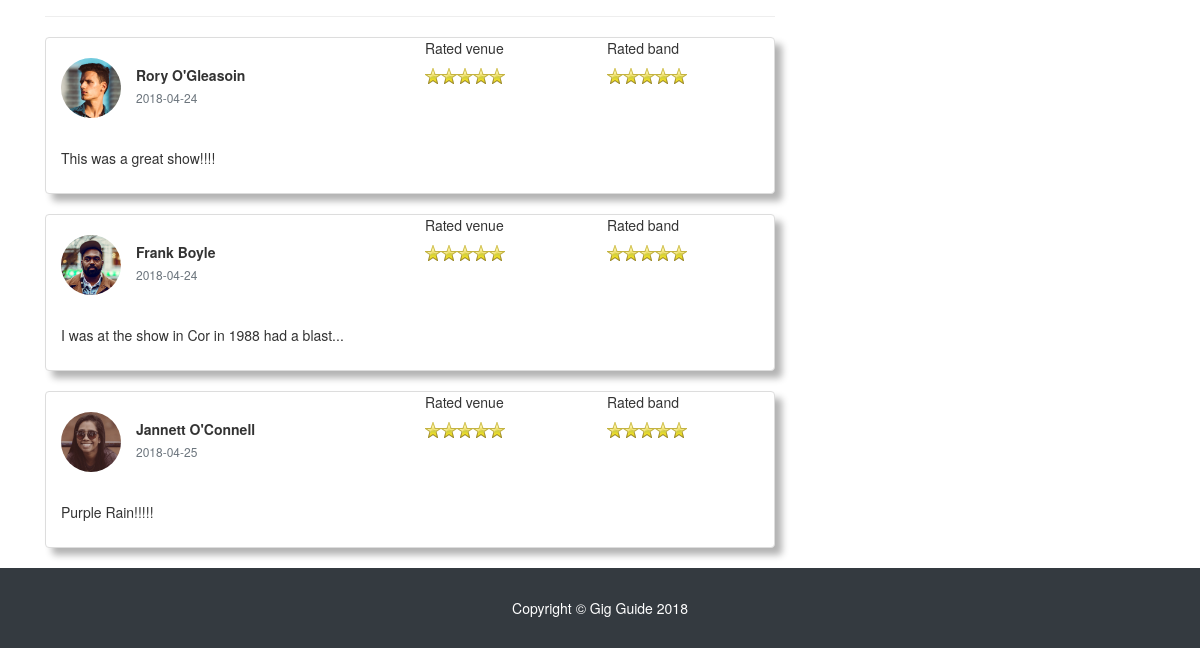
The page /singleEvent.php?id=3 (lower part) on the database as committed earlier.
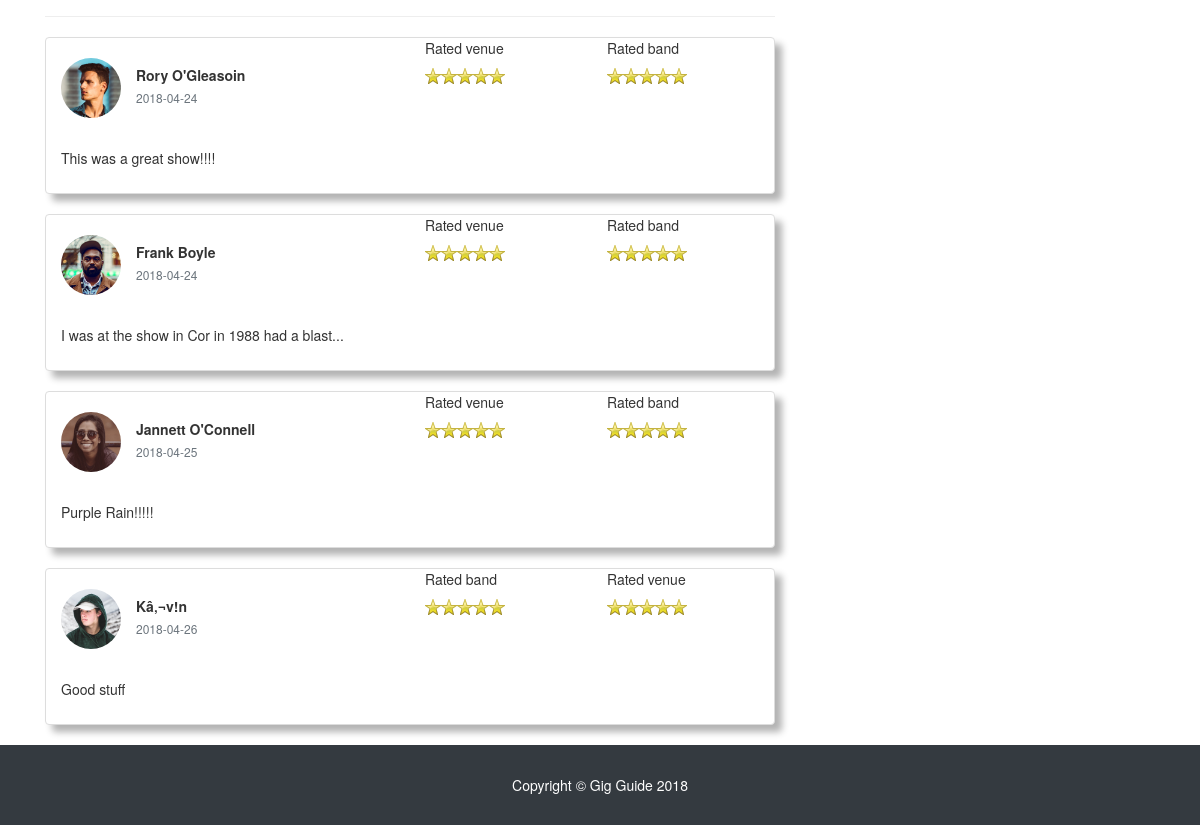
The same page on the database as committed later.
### tables this page shows
CREATE TABLE IF NOT EXISTS `ratings` (
  `rating` double DEFAULT NULL,
  `id` int(11) DEFAULT NULL,
  `userId` int(11) DEFAULT NULL,
  `eventId` int(11) DEFAULT NULL,
  KEY `id` (`id`),
  KEY `userId` (`userId`),
  KEY `eventId` (`eventId`),
  CONSTRAINT `FK_ratings_event` FOREIGN KEY (`eventId`) REFERENCES `event` (`id`) ON DELETE NO ACTION ON UPDATE NO ACTION,
  CONSTRAINT `FK_ratings_users` FOREIGN KEY (`userId`) REFERENCES `users` (`id`) ON DELETE NO ACTION ON UPDATE NO ACTION,
  CONSTRAINT `FK_ratings_usertype` FOREIGN KEY (`id`) REFERENCES `usertype` (`id`) ON DELETE NO ACTION ON UPDATE NO ACTION
);

CREATE TABLE IF NOT EXISTS `usertype` (
  `id` int(11) DEFAULT NULL,
  `type` varchar(50) DEFAULT NULL,
  UNIQUE KEY `id` (`id`),
  CONSTRAINT `FK_usertype_users` FOREIGN KEY (`id`) REFERENCES `users` (`id`) ON DELETE CASCADE ON UPDATE CASCADE
);

CREATE TABLE IF NOT EXISTS `customer` (
  `id` int(11) NOT NULL,
  `bio` longtext,
  `name` varchar(50) DEFAULT NULL,
  `image` varchar(200) DEFAULT NULL,
  PRIMARY KEY (`id`),
  CONSTRAINT `FK_customer_users` FOREIGN KEY (`id`) REFERENCES `users` (`id`) ON DELETE CASCADE ON UPDATE CASCADE
);

CREATE TABLE IF NOT EXISTS `comments` (
  `eventId` int(11) DEFAULT NULL,
  `userId` int(11) DEFAULT NULL,
  `comment` longtext,
  `date` date DEFAULT NULL,
  KEY `FK_comments_event` (`eventId`),
  KEY `FK_comments_event_2` (`userId`),
  CONSTRAINT `FK_comments_event` FOREIGN KEY (`eventId`) REFERENCES `event` (`id`) ON DELETE NO ACTION ON UPDATE NO ACTION,
  CONSTRAINT `FK_comments_event_2` FOREIGN KEY (`userId`) REFERENCES `users` (`id`) ON DELETE NO ACTION ON UPDATE NO ACTION
);

### singleEvent.php (called while the page is built, shortened)
<?php
include 'partials/header.php';
include 'partials/eventView.php';
  include 'partials/commentView.php';
include 'partials/footer.php';

### partials/commentView.php (the view)
<?php
$query = "SELECT customer.id as custId,customer.image,customer.name,event.id, comments.comment,comments.date FROM customer "
        . "INNER JOIN comments ON customer.id = comments.userId "
        . "inner join event on event.id = comments.eventId "
        . "where event.id = $eventId;";
$result = mysqli_query($conn, $query) or die(mysqli_error($conn));
while ($row = $result->fetch_assoc()) {
    $name = $row['name'];
    $image = $row['image'];
    $comment = $row['comment'];
    $date = $row['date'];
    $custId = $row['custId'];
    $query1 = "SELECT ratings.rating, usertype.type from ratings "
            . "inner join usertype on ratings.id = usertype.id "
            . "where ratings.eventId = $eventId and ratings.userId = $custId;";
    $result1 = mysqli_query($conn, $query1) or die(mysqli_error($conn));
    ?>
    <div class="col-lg-8">
        <div class="panel panel-white post panel-shadow">
            <?php
            while ($row2 = $result1->fetch_assoc()) {
                $type = $row2['type'];
                $rating = $row2['rating'];
                ?>
                <div class="comment-rating col-xs-3 pull-right">
                    <p>Rated <?php echo $type ?> </p> <span class="stars"><?php echo $rating ?></span>
                </div>
            <?php } ?>
            <div class="post-heading">
                <div class="pull-left image">
                    <img src="<?php echo $image ?>" class="img-circle avatar" alt="user profile image" >
                </div>
                <div class="pull-left meta">
                    <div class="title h5">
                        <b><?php echo $name ?></b>
                    </div>
                    <h6 class="text-muted time"><?php echo $date ?></h6>
                </div>
            </div>
            <div class="post-description">
                <p><?php echo $comment ?></p>
            </div>
        </div>
    </div>
    <?php
}

Rows that differ between the two databases and show on the page:
now on this page (row edited): customer: image (picture), name "Kâ‚¬v!n", comments.date "2018-04-26", comments.comment "Good stuff"
added ratings: id.type "venue", shown under "Kâ‚¬v!n"
added ratings: id.type "band", shown under "Kâ‚¬v!n"
